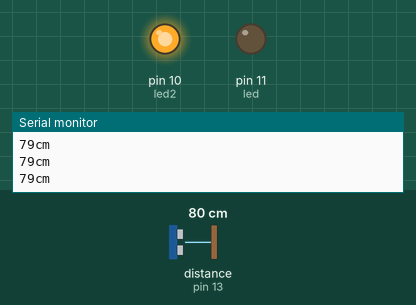
A sketch run on a simulated Arduino Uno, built with avr-gcc and run on an emulated ATmega328P. Parts: output pins drawn as LEDs (lit = HIGH), the last lines printed to the serial monitor. Wiring (inferred from the names in the program): ultrasonic range finder: trigger pin 12; echo pin 13. Dashed ring = blinking. Inputs (shaded band) come from the test bench; at power-on: distance to the obstacle (sensor on pin 13) 80 cm. The echo pulse lasts 58.3 µs per cm; pins used as bus, display or sensor lines are not drawn.

Above: at 1.3 s.
1.4 s: distance to the obstacle (sensor on pin 13) set to 4 cm
At 1.9 s:
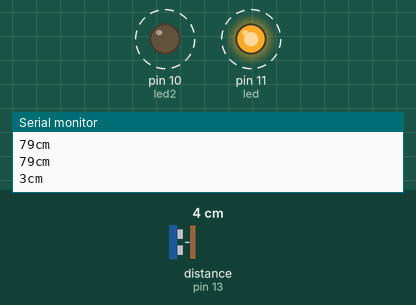
4.4 s: distance to the obstacle (sensor on pin 13) set to 250 cm
At 5.2 s:
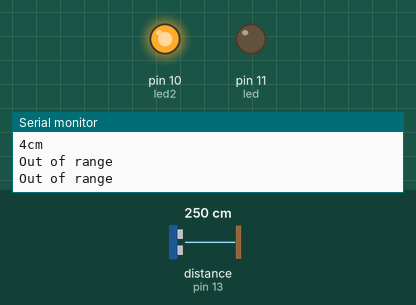
6.5 s: distance to the obstacle (sensor on pin 13) set to 2 cm
At 7.2 s:
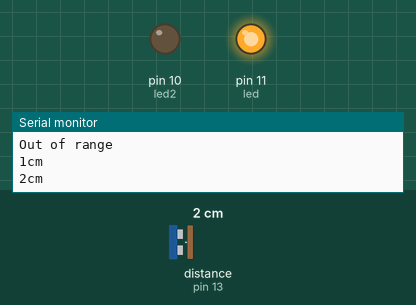
8.0 s: distance to the obstacle (sensor on pin 13) set to 9 cm
At 8.4 s:
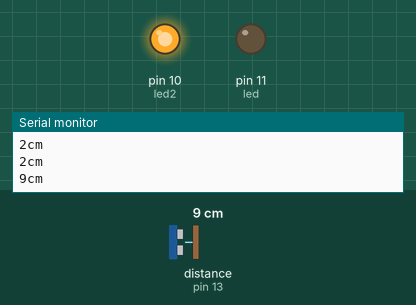
Timing chart, 0 to 10.5 s (numbered marks = the images above; inputs shaded):
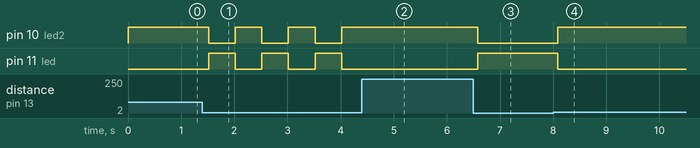

The sketch:

Ultrasonic_Sensors.ino
```cpp
int trigPin = 12;
int echoPin = 13;
int led = 11;
int led2 = 10;

void setup()
{
  Serial.begin(115200);
  pinMode(trigPin, OUTPUT);
  pinMode(echoPin, INPUT);
  pinMode(led, OUTPUT);
  pinMode(led2, OUTPUT);
}
void loop(){
  long duration, distance;
  digitalWrite(trigPin, LOW);
  delayMicroseconds(2);
  digitalWrite(trigPin, HIGH);
  delayMicroseconds(10);
  digitalWrite(trigPin, LOW);
  duration = pulseIn(echoPin, HIGH);
  distance = (duration/2)/29.1;
  if (distance < 4){
    digitalWrite(led,HIGH);
    digitalWrite(led2, LOW);
  }
  else{
    digitalWrite(led,LOW);
    digitalWrite(led2,HIGH);
  }
  if(distance >= 200|| distance <=0){
    Serial.println("Out of range");
  }
  else{
    Serial.print(distance);
    Serial.println("cm");
  }
  delay(500);
}
```

Measured:
- after the input at 1.4 s, pin 10 (led2), pin 11 (led): alternates HIGH for 0.50 s and LOW for 0.50 s, starting after 0.12 s
- after the input at 4.4 s, pin 10 (led2): stops changing and stays HIGH; pin 11 (led): stops changing and stays LOW
- after the input at 6.5 s, pin 10 (led2): HIGH → LOW after 0.08 s; pin 11 (led): LOW → HIGH after 0.08 s
- after the input at 8.0 s, pin 10 (led2): LOW → HIGH after 0.09 s; pin 11 (led): HIGH → LOW after 0.09 s
